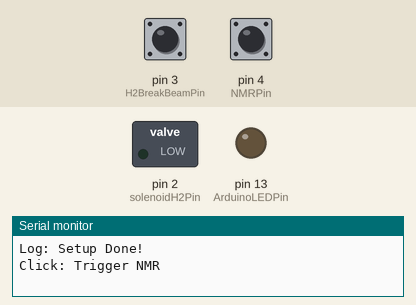
Simulated run of this program. Board: Arduino Leonardo, built with avr-gcc and run on an emulated ATmega32U4. Parts: switched loads named in the program (green lamp = pin HIGH), output pins drawn as LEDs (lit = HIGH), the last lines printed to the serial monitor. The inputs (shaded band) are chosen by the test bench; at power-on: pin 3 (H2BreakBeamPin) HIGH, pin 4 (NMRPin) LOW.

Above: at 1.2 s.
1.3 s: pin 3 (H2BreakBeamPin) pulled LOW for 0.15 s
At 1.37 s:
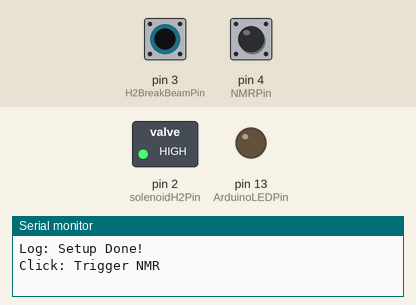
2.9 s: pin 3 (H2BreakBeamPin) pulled LOW for 3.2 s
At 7.1 s:
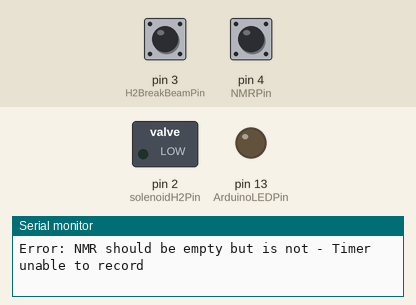
7.6 s: pin 4 (NMRPin) pulsed HIGH 5 times (0.12 s each, 0.3 s apart)
Timing chart, 0 to 10.6 s (numbered marks = the images above; inputs shaded):
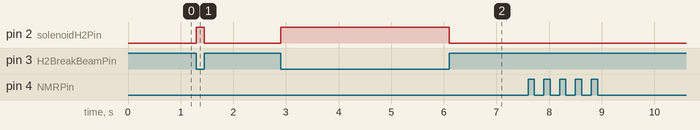

The program:

main.cpp
```cpp
#include <Arduino.h>
#include <string.h>
// #include <Mouse.h>

const bool solenoidOn = true; // HIGH

//Phisical output pins
const byte H2BreakBeamPin = 3;
const byte solenoidH2Pin = 2;
const byte ArduinoLEDPin = 13;
const byte NMRPin = 4;
bool OldbreakBeamState = false;
bool OldNMRBeamState = false;
bool printonce = true;

bool printLogMSG = false; // If true provides H2 on/off logs and bream beam states if false gives user only necessary information

const unsigned long NMRClickWaitTimer = 1500; // in milliseconds
const long NMRClickWaitTimer_Micro = NMRClickWaitTimer*1000;
const bool MRClickWaitTimer_Enable = false; // Turn to false to have NMR Break beam trigger click as soon as possible.


unsigned long timerStart = 0;

bool solenoidBreakBeamFunc(byte BreakBeamPin, bool defualtState);
bool NMRBreakBeamFunc(byte __NMRPin, bool __solenoidBreakBeamState, bool __MRClickWaitTimer_Enable);

void setup() {
  Serial.begin(115200);

  pinMode(H2BreakBeamPin, INPUT_PULLUP);
  pinMode(solenoidH2Pin, OUTPUT);
  pinMode(ArduinoLEDPin, OUTPUT);
  digitalWrite(solenoidH2Pin, LOW);
  digitalWrite(ArduinoLEDPin, LOW);

  Serial.println("Log: Setup Done!");

}

//timer varables
bool solenoidBreankBeamStateOldtimer = true;
bool NMRBreankBeamStateOldTimer = true;
unsigned long starttimerValue;
bool timerRunning = false;

void loop() {

  bool solenoidBreankBeamState = solenoidBreakBeamFunc(H2BreakBeamPin, solenoidOn);
  bool NMRBreankBeamState = NMRBreakBeamFunc(NMRPin, solenoidBreankBeamState, MRClickWaitTimer_Enable);

  // impementing time feture
  if (solenoidBreankBeamState != solenoidBreankBeamStateOldtimer) { // change of state
    if (solenoidBreankBeamState) { // beam connected start timer
        timerRunning = true;
        starttimerValue = micros(); //un Fact: Timer overflows at 49 days XD

        if (!NMRBreankBeamState) {
          Serial.println("Error: NMR should be empty but is not - Timer unable to record");
          timerRunning = false;
        } else {
          Serial.println("Log: Timer Started");
          printonce = true;
        }

        NMRBreankBeamStateOldTimer = NMRBreankBeamState;
      }
    solenoidBreankBeamStateOldtimer = solenoidBreankBeamState;
  } else {
    if (timerRunning) {
      if (NMRBreankBeamStateOldTimer != NMRBreankBeamState && !NMRBreankBeamState) { //chnge of state
        unsigned long curentTimerValue = micros();
        timerRunning = false;

        long deltaTimer = curentTimerValue - starttimerValue;

        if (deltaTimer < 0) {
          Serial.println("Error: Timer overflow");
        }

        long deltaTimerSeconds = deltaTimer/1000000;
        long deltaTimeMiliSeconds = (deltaTimer - (deltaTimerSeconds*1000000) )/1000;

        String outputMessage = "Log: SolenoidBreankBeam to NMRBreankBeamS timer value ";
        outputMessage += deltaTimerSeconds;
        outputMessage += " s  ";
        outputMessage += deltaTimeMiliSeconds;
        outputMessage += " ms";
        Serial.println(outputMessage);

        NMRBreankBeamStateOldTimer = NMRBreankBeamState;
      }
    }
  }
}

bool solenoidBreakBeamFunc(byte BreakBeamPin, bool defualtState) {
  bool breakBeamState = !digitalRead(BreakBeamPin);

  if (breakBeamState) { //if beam is broken
    digitalWrite(solenoidH2Pin, defualtState); //turn on flow for H2

    // digitalWrite(ArduinoLEDPin, defualtState);

    if (OldbreakBeamState != breakBeamState) { //only prints message once
      if (printLogMSG) {
         Serial.println("Log: Beam Broken, H2 on");
        }
      OldbreakBeamState = breakBeamState;
    }
    return false;

  } else {
    digitalWrite(solenoidH2Pin, !defualtState); //turn off flow for H2
    digitalWrite(ArduinoLEDPin, !defualtState);

    if (OldbreakBeamState != breakBeamState) { //only prints message once
      if (printLogMSG) { Serial.println("Log: Beam not Broken, H2 off"); }
      OldbreakBeamState = breakBeamState;
    }

    return true;
  }
}

bool NMRBreakBeamFunc(byte __NMRPin, bool __solenoidBreakBeamState, bool __MRClickWaitTimer_Enable) {
  bool NMRBeamState = !digitalRead(__NMRPin);

  if (NMRBeamState) { //if beam is broken click
    if (OldNMRBeamState != NMRBeamState) { //only prints message once
      if (printLogMSG) { Serial.println("Log: NMR Beam Broken"); }
      OldNMRBeamState = NMRBeamState;
      digitalWrite(ArduinoLEDPin, HIGH);

      if (__solenoidBreakBeamState) { // removed edje case, both beams broken

        if (__MRClickWaitTimer_Enable) {
          unsigned long __currentTime = 0;
          unsigned long __deltaTime = 0;
          do
          {
            __currentTime = micros();
            __deltaTime = __currentTime - starttimerValue;
          } while ( NMRClickWaitTimer_Micro > __deltaTime );
        }
        if (printonce) {
          Serial.println("Click: Trigger NMR");
          printonce = false;
        }
      }
    }

    return false;

  } else { // does nothing other then loging
    if (OldNMRBeamState != NMRBeamState) { //only prints message once
      if (printLogMSG) { Serial.println("Log: NMR Beam not Broken"); }
      OldNMRBeamState = NMRBeamState;
    }
    digitalWrite(ArduinoLEDPin, LOW);
    return true;
  }
}
```

Measured:
- after the input at 1.3 s, pin 2 (solenoidH2Pin): LOW → HIGH at once, → LOW 0.15 s later
- after the input at 2.9 s, pin 2 (solenoidH2Pin): LOW → HIGH at once, → LOW 3.2 s later
